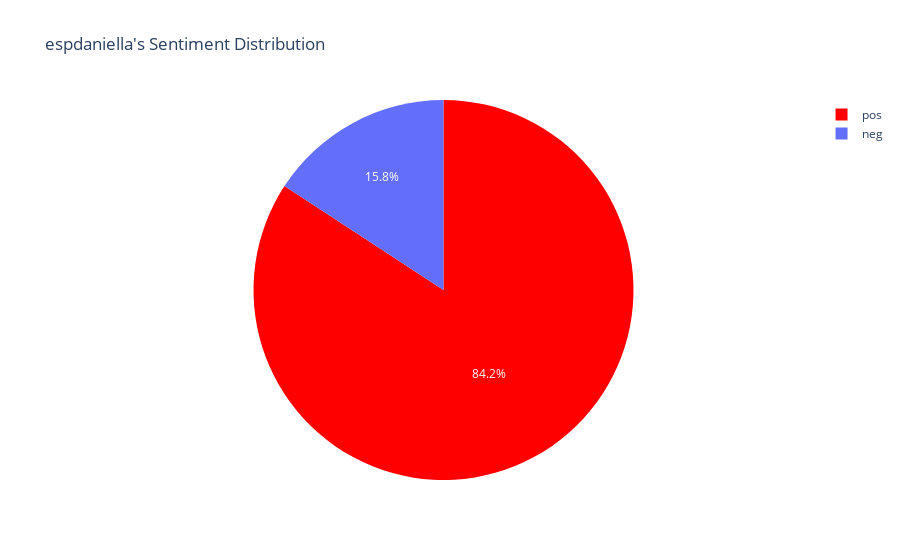
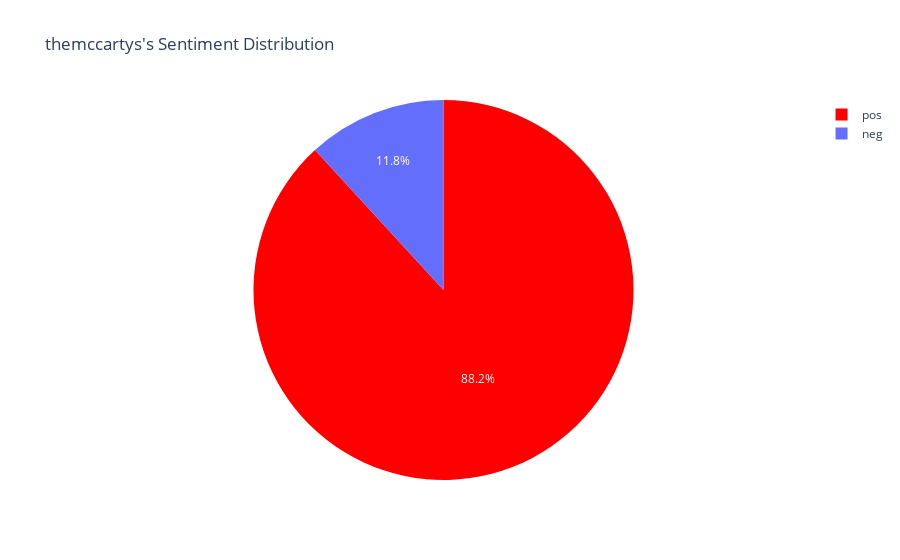
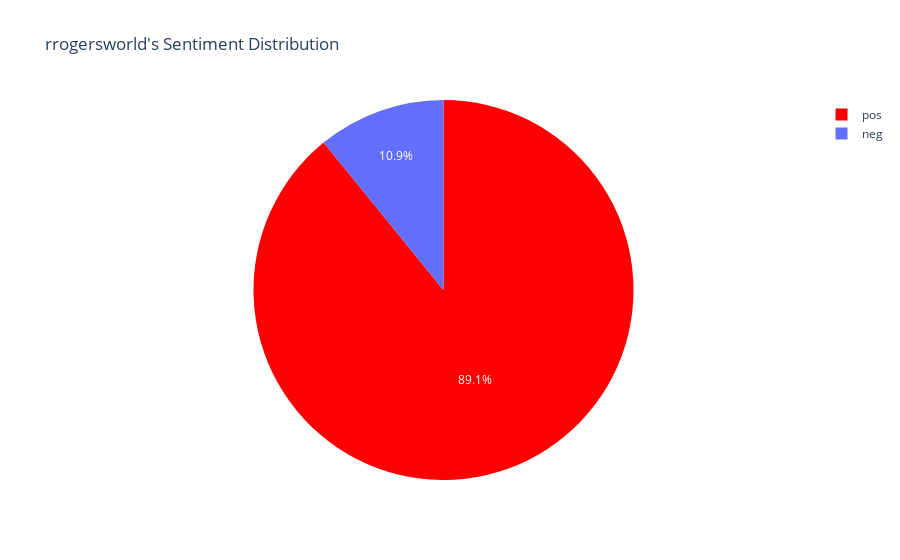
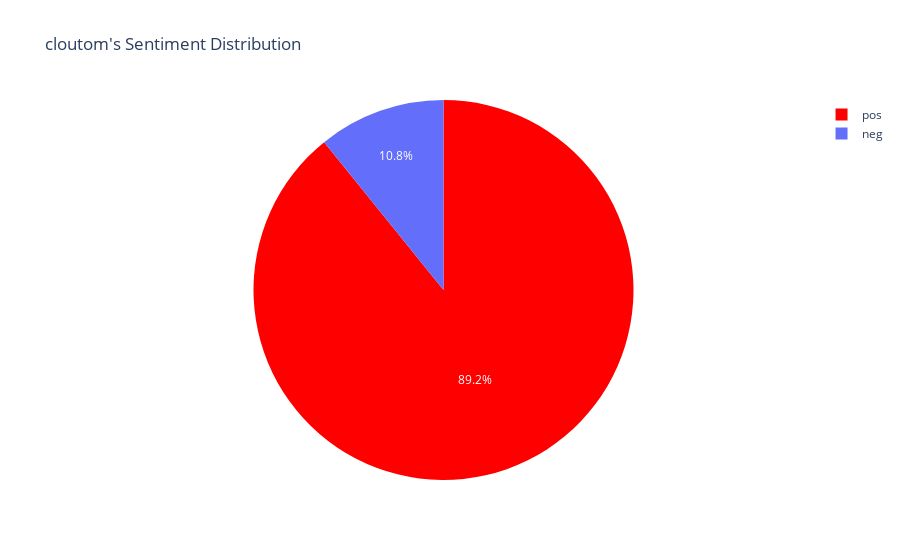

The cell these charts' notebook holds for them, in order:
### Markdown cell above
### Sentiment Distribution per Influencer

### Code cell
for i in df.influencer.unique().tolist():
    dfi = df.loc[df.influencer==i,:].copy()
    lab = dfi["comp_score"].value_counts().keys().tolist()
    #values
    val = dfi["comp_score"].value_counts().values.tolist()
    trace = go.Pie(labels=lab, 
                    values=val, 
                    marker=dict(colors=['red']), 
                    # Seting values to 
                    hoverinfo="value"
                  )
    data = [trace]
    layout = go.Layout(title=f"{i}'s Sentiment Distribution")
    fig = go.Figure(data = data,layout = layout)
    iplot(fig)

### Figure 1 — Plotly figure (JSON) as saved in the notebook; plotly's stock layout.template omitted (floating-point values rounded to 4 significant figures)
{"data": [{"hoverinfo": "value", "labels": ["pos", "neg"], "marker": {"colors": ["red"]}, "type": "pie", "values": [16, 3]}], "layout": {"title": {"text": "espdaniella's Sentiment Distribution"}}}

### Figure 2 — Plotly figure (JSON) as saved in the notebook; plotly's stock layout.template omitted (floating-point values rounded to 4 significant figures)
{"data": [{"hoverinfo": "value", "labels": ["pos", "neg"], "marker": {"colors": ["red"]}, "type": "pie", "values": [82, 11]}], "layout": {"title": {"text": "themccartys's Sentiment Distribution"}}}

### Figure 3 — Plotly figure (JSON) as saved in the notebook; plotly's stock layout.template omitted (floating-point values rounded to 4 significant figures)
{"data": [{"hoverinfo": "value", "labels": ["pos", "neg"], "marker": {"colors": ["red"]}, "type": "pie", "values": [41, 5]}], "layout": {"title": {"text": "rrogersworld's Sentiment Distribution"}}}

### Figure 4 — Plotly figure (JSON) as saved in the notebook; plotly's stock layout.template omitted (floating-point values rounded to 4 significant figures)
{"data": [{"hoverinfo": "value", "labels": ["pos", "neg"], "marker": {"colors": ["red"]}, "type": "pie", "values": [66, 8]}], "layout": {"title": {"text": "cloutom's Sentiment Distribution"}}}
